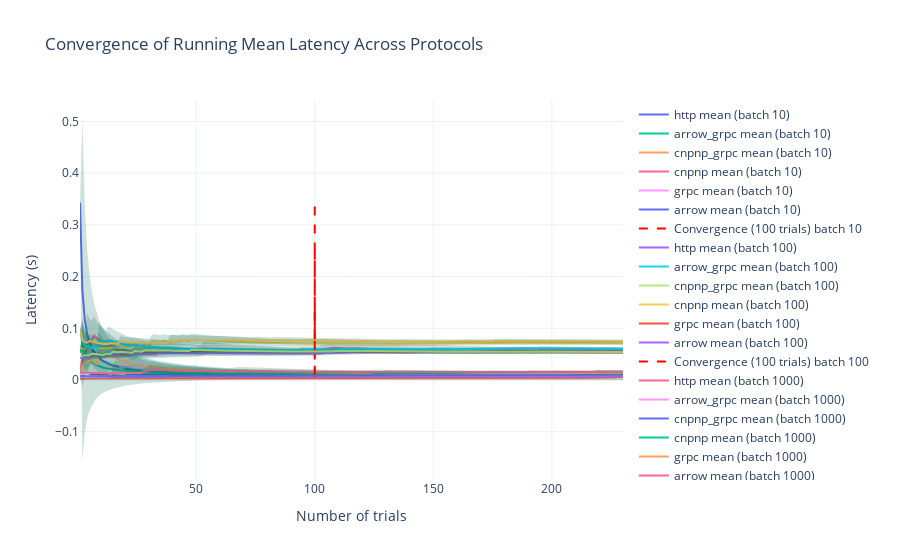

This figure's notebook cell:
### Code cell
import plotly.graph_objects as go
import numpy as np

# Choose batch sizes
batch_sizes = df.select("records").unique().sort("records").to_numpy().flatten().tolist()
protocols = df["Transport"].unique().to_list()

fig = go.Figure()

for BATCH in batch_sizes:
    for proto in protocols:
        # Get latency array
        lat = df.filter((polars.col("records") == BATCH) &
                        (polars.col("Transport") == proto))["Latency"].to_numpy().flatten()

        # Welford running mean & variance
        n = len(lat)
        mean = 0.0
        M2 = 0.0
        means = []
        vars_ = []

        for i, x in enumerate(lat, start=1):
            delta = x - mean
            mean += delta / i
            delta2 = x - mean
            M2 += delta * delta2
            if i > 1:
                variance = M2 / (i - 1)
            else:
                variance = 0
            means.append(mean)
            vars_.append(variance)

        means = np.array(means)
        std = np.sqrt(np.array(vars_))
        se = std / np.sqrt(np.arange(1, n + 1))
        ci95 = 1.96 * se

        x = np.arange(1, n + 1)
        # Plot running mean
        fig.add_trace(go.Scatter(
            x=x,
            y=means,
            mode='lines',
            name=f"{proto} mean (batch {BATCH})"
        ))
        # Plot shaded CI
        fig.add_trace(go.Scatter(
            x=np.concatenate([x, x[::-1]]),
            y=np.concatenate([means - ci95, (means + ci95)[::-1]]),
            fill='toself',
            fillcolor='rgba(0,100,80,0.2)',
            line=dict(color='rgba(255,255,255,0)'),
            hoverinfo="skip",
            showlegend=False,
        ))

    # Add vertical line for convergence point
    fig.add_trace(go.Scatter(
        x=[100, 100],
        y=[min(lat), max(lat)],
        mode='lines',
        line=dict(color='red', dash='dash'),
        name=f"Convergence (100 trials) batch {BATCH}"
    ))

fig.update_layout(
    title="Convergence of Running Mean Latency Across Protocols",
    xaxis_title="Number of trials",
    yaxis_title="Latency (s)",
    template="plotly_white",
    hovermode="x unified"
)

fig.show()

### Figure 1 — Plotly figure (JSON) as saved in the notebook; plotly's stock layout.template omitted (floating-point values rounded to 4 significant figures; data arrays with more than 128 entries replaced by an {"elided": "..."} marker saying what was removed)
{"data": [{"mode": "lines", "name": "http mean (batch 10)", "type": "scatter", "x": {"elided": "230 int values"}, "y": {"elided": "230 float values"}}, {"fill": "toself", "fillcolor": "rgba(0,100,80,0.2)", "hoverinfo": "skip", "line": {"color": "rgba(255,255,255,0)"}, "showlegend": false, "type": "scatter", "x": {"elided": "460 int values"}, "y": {"elided": "460 float values"}}, {"mode": "lines", "name": "arrow_grpc mean (batch 10)", "type": "scatter", "x": {"elided": "230 int values"}, "y": {"elided": "230 float values"}}, {"fill": "toself", "fillcolor": "rgba(0,100,80,0.2)", "hoverinfo": "skip", "line": {"color": "rgba(255,255,255,0)"}, "showlegend": false, "type": "scatter", "x": {"elided": "460 int values"}, "y": {"elided": "460 float values"}}, {"mode": "lines", "name": "cnpnp_grpc mean (batch 10)", "type": "scatter", "x": {"elided": "230 int values"}, "y": {"elided": "230 float values"}}, {"fill": "toself", "fillcolor": "rgba(0,100,80,0.2)", "hoverinfo": "skip", "line": {"color": "rgba(255,255,255,0)"}, "showlegend": false, "type": "scatter", "x": {"elided": "460 int values"}, "y": {"elided": "460 float values"}}, {"mode": "lines", "name": "cnpnp mean (batch 10)", "type": "scatter", "x": {"elided": "230 int values"}, "y": {"elided": "230 float values"}}, {"fill": "toself", "fillcolor": "rgba(0,100,80,0.2)", "hoverinfo": "skip", "line": {"color": "rgba(255,255,255,0)"}, "showlegend": false, "type": "scatter", "x": {"elided": "460 int values"}, "y": {"elided": "460 float values"}}, {"mode": "lines", "name": "grpc mean (batch 10)", "type": "scatter", "x": {"elided": "230 int values"}, "y": {"elided": "230 float values"}}, {"fill": "toself", "fillcolor": "rgba(0,100,80,0.2)", "hoverinfo": "skip", "line": {"color": "rgba(255,255,255,0)"}, "showlegend": false, "type": "scatter", "x": {"elided": "460 int values"}, "y": {"elided": "460 float values"}}, {"mode": "lines", "name": "arrow mean (batch 10)", "type": "scatter", "x": {"elided": "230 int values"}, "y": {"elided": "230 float values"}}, {"fill": "toself", "fillcolor": "rgba(0,100,80,0.2)", "hoverinfo": "skip", "line": {"color": "rgba(255,255,255,0)"}, "showlegend": false, "type": "scatter", "x": {"elided": "460 int values"}, "y": {"elided": "460 float values"}}, {"line": {"color": "red", "dash": "dash"}, "mode": "lines", "name": "Convergence (100 trials) batch 10", "type": "scatter", "x": [100, 100], "y": [0.004637, 0.3428]}, {"mode": "lines", "name": "http mean (batch 100)", "type": "scatter", "x": {"elided": "230 int values"}, "y": {"elided": "230 float values"}}, {"fill": "toself", "fillcolor": "rgba(0,100,80,0.2)", "hoverinfo": "skip", "line": {"color": "rgba(255,255,255,0)"}, "showlegend": false, "type": "scatter", "x": {"elided": "460 int values"}, "y": {"elided": "460 float values"}}, {"mode": "lines", "name": "arrow_grpc mean (batch 100)", "type": "scatter", "x": {"elided": "230 int values"}, "y": {"elided": "230 float values"}}, {"fill": "toself", "fillcolor": "rgba(0,100,80,0.2)", "hoverinfo": "skip", "line": {"color": "rgba(255,255,255,0)"}, "showlegend": false, "type": "scatter", "x": {"elided": "460 int values"}, "y": {"elided": "460 float values"}}, {"mode": "lines", "name": "cnpnp_grpc mean (batch 100)", "type": "scatter", "x": {"elided": "230 int values"}, "y": {"elided": "230 float values"}}, {"fill": "toself", "fillcolor": "rgba(0,100,80,0.2)", "hoverinfo": "skip", "line": {"color": "rgba(255,255,255,0)"}, "showlegend": false, "type": "scatter", "x": {"elided": "460 int values"}, "y": {"elided": "460 float values"}}, {"mode": "lines", "name": "cnpnp mean (batch 100)", "type": "scatter", "x": {"elided": "230 int values"}, "y": {"elided": "230 float values"}}, {"fill": "toself", "fillcolor": "rgba(0,100,80,0.2)", "hoverinfo": "skip", "line": {"color": "rgba(255,255,255,0)"}, "showlegend": false, "type": "scatter", "x": {"elided": "460 int values"}, "y": {"elided": "460 float values"}}, {"mode": "lines", "name": "grpc mean (batch 100)", "type": "scatter", "x": {"elided": "230 int values"}, "y": {"elided": "230 float values"}}, {"fill": "toself", "fillcolor": "rgba(0,100,80,0.2)", "hoverinfo": "skip", "line": {"color": "rgba(255,255,255,0)"}, "showlegend": false, "type": "scatter", "x": {"elided": "460 int values"}, "y": {"elided": "460 float values"}}, {"mode": "lines", "name": "arrow mean (batch 100)", "type": "scatter", "x": {"elided": "230 int values"}, "y": {"elided": "230 float values"}}, {"fill": "toself", "fillcolor": "rgba(0,100,80,0.2)", "hoverinfo": "skip", "line": {"color": "rgba(255,255,255,0)"}, "showlegend": false, "type": "scatter", "x": {"elided": "460 int values"}, "y": {"elided": "460 float values"}}, {"line": {"color": "red", "dash": "dash"}, "mode": "lines", "name": "Convergence (100 trials) batch 100", "type": "scatter", "x": [100, 100], "y": [0.005709, 0.01001]}, {"mode": "lines", "name": "http mean (batch 1000)", "type": "scatter", "x": {"elided": "230 int values"}, "y": {"elided": "230 float values"}}, {"fill": "toself", "fillcolor": "rgba(0,100,80,0.2)", "hoverinfo": "skip", "line": {"color": "rgba(255,255,255,0)"}, "showlegend": false, "type": "scatter", "x": {"elided": "460 int values"}, "y": {"elided": "460 float values"}}, {"mode": "lines", "name": "arrow_grpc mean (batch 1000)", "type": "scatter", "x": {"elided": "230 int values"}, "y": {"elided": "230 float values"}}, {"fill": "toself", "fillcolor": "rgba(0,100,80,0.2)", "hoverinfo": "skip", "line": {"color": "rgba(255,255,255,0)"}, "showlegend": false, "type": "scatter", "x": {"elided": "460 int values"}, "y": {"elided": "460 float values"}}, {"mode": "lines", "name": "cnpnp_grpc mean (batch 1000)", "type": "scatter", "x": {"elided": "230 int values"}, "y": {"elided": "230 float values"}}, {"fill": "toself", "fillcolor": "rgba(0,100,80,0.2)", "hoverinfo": "skip", "line": {"color": "rgba(255,255,255,0)"}, "showlegend": false, "type": "scatter", "x": {"elided": "460 int values"}, "y": {"elided": "460 float values"}}, {"mode": "lines", "name": "cnpnp mean (batch 1000)", "type": "scatter", "x": {"elided": "230 int values"}, "y": {"elided": "230 float values"}}, {"fill": "toself", "fillcolor": "rgba(0,100,80,0.2)", "hoverinfo": "skip", "line": {"color": "rgba(255,255,255,0)"}, "showlegend": false, "type": "scatter", "x": {"elided": "460 int values"}, "y": {"elided": "460 float values"}}, {"mode": "lines", "name": "grpc mean (batch 1000)", "type": "scatter", "x": {"elided": "230 int values"}, "y": {"elided": "230 float values"}}, {"fill": "toself", "fillcolor": "rgba(0,100,80,0.2)", "hoverinfo": "skip", "line": {"color": "rgba(255,255,255,0)"}, "showlegend": false, "type": "scatter", "x": {"elided": "460 int values"}, "y": {"elided": "460 float values"}}, {"mode": "lines", "name": "arrow mean (batch 1000)", "type": "scatter", "x": {"elided": "230 int values"}, "y": {"elided": "230 float values"}}, {"fill": "toself", "fillcolor": "rgba(0,100,80,0.2)", "hoverinfo": "skip", "line": {"color": "rgba(255,255,255,0)"}, "showlegend": false, "type": "scatter", "x": {"elided": "460 int values"}, "y": {"elided": "460 float values"}}, {"line": {"color": "red", "dash": "dash"}, "mode": "lines", "name": "Convergence (100 trials) batch 1000", "type": "scatter", "x": [100, 100], "y": [0.01024, 0.1314]}, {"mode": "lines", "name": "http mean (batch 10000)", "type": "scatter", "x": {"elided": "230 int values"}, "y": {"elided": "230 float values"}}, {"fill": "toself", "fillcolor": "rgba(0,100,80,0.2)", "hoverinfo": "skip", "line": {"color": "rgba(255,255,255,0)"}, "showlegend": false, "type": "scatter", "x": {"elided": "460 int values"}, "y": {"elided": "460 float values"}}, {"mode": "lines", "name": "arrow_grpc mean (batch 10000)", "type": "scatter", "x": {"elided": "230 int values"}, "y": {"elided": "230 float values"}}, {"fill": "toself", "fillcolor": "rgba(0,100,80,0.2)", "hoverinfo": "skip", "line": {"color": "rgba(255,255,255,0)"}, "showlegend": false, "type": "scatter", "x": {"elided": "460 int values"}, "y": {"elided": "460 float values"}}, {"mode": "lines", "name": "cnpnp_grpc mean (batch 10000)", "type": "scatter", "x": {"elided": "230 int values"}, "y": {"elided": "230 float values"}}, {"fill": "toself", "fillcolor": "rgba(0,100,80,0.2)", "hoverinfo": "skip", "line": {"color": "rgba(255,255,255,0)"}, "showlegend": false, "type": "scatter", "x": {"elided": "460 int values"}, "y": {"elided": "460 float values"}}, {"mode": "lines", "name": "cnpnp mean (batch 10000)", "type": "scatter", "x": {"elided": "230 int values"}, "y": {"elided": "230 float values"}}, {"fill": "toself", "fillcolor": "rgba(0,100,80,0.2)", "hoverinfo": "skip", "line": {"color": "rgba(255,255,255,0)"}, "showlegend": false, "type": "scatter", "x": {"elided": "460 int values"}, "y": {"elided": "460 float values"}}, {"mode": "lines", "name": "grpc mean (batch 10000)", "type": "scatter", "x": {"elided": "230 int values"}, "y": {"elided": "230 float values"}}, {"fill": "toself", "fillcolor": "rgba(0,100,80,0.2)", "hoverinfo": "skip", "line": {"color": "rgba(255,255,255,0)"}, "showlegend": false, "type": "scatter", "x": {"elided": "460 int values"}, "y": {"elided": "460 float values"}}, {"mode": "lines", "name": "arrow mean (batch 10000)", "type": "scatter", "x": {"elided": "230 int values"}, "y": {"elided": "230 float values"}}, {"fill": "toself", "fillcolor": "rgba(0,100,80,0.2)", "hoverinfo": "skip", "line": {"color": "rgba(255,255,255,0)"}, "showlegend": false, "type": "scatter", "x": {"elided": "460 int values"}, "y": {"elided": "460 float values"}}, {"line": {"color": "red", "dash": "dash"}, "mode": "lines", "name": "Convergence (100 trials) batch 10000", "type": "scatter", "x": [100, 100], "y": [0.05835, 0.2547]}], "layout": {"hovermode": "x unified", "title": {"text": "Convergence of Running Mean Latency Across Protocols"}, "xaxis": {"title": {"text": "Number of trials"}}, "yaxis": {"title": {"text": "Latency (s)"}}}}
